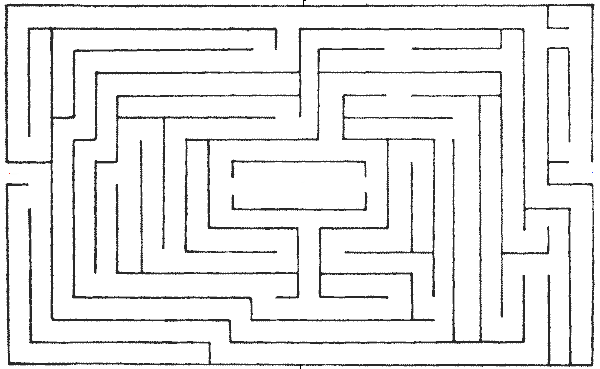
#> input picture photo.png, 600 x 369 px
$ python main.py photo.png out.png   (Python 2 division)
#> lines starting #> are read from the running program, lines starting #| are printed output that depends on the picture
import sys

from Queue import Queue
import Image

def define_start():
    for x in range(width):
        if iswhite(base_pixels[x, 0]):
            global start
            start = (x, 0)

def define_end():
    for x in range(width):
        if iswhite(base_pixels[x, height-1]):
            global end
            end = (x, height-1)

def iswhite(value):
    r, g, b = value
    return r > 250 and g > 250 and b > 250

def getadjacent(n):
    x,y = n
    adjacent = []
    if x - 1 >= 0 and iswhite(base_pixels[x-1, y]): adjacent.append((x - 1, y))
    if x + 1 < width and iswhite(base_pixels[x+1, y]): adjacent.append((x + 1, y))
    if y - 1 >= 0 and iswhite(base_pixels[x, y-1]): adjacent.append((x, y - 1))
    if y + 1 < height and iswhite(base_pixels[x, y+1]): adjacent.append((x, y + 1))

    return adjacent

def BFS(start, end, pixels):

    queue = Queue()
    queue.put([start]) # Wrapping the start tuple in a list
    passed.append(start)

    while not queue.empty():

        path = queue.get()
        pixel = path[-1]

        if pixel == end:
            return path

        for adjacent in getadjacent(pixel):
            x,y = adjacent

            if (x,y) not in passed:
                passed.append((x,y))
                #pixels[x,y] = (127,127,127) # see note
                new_path = list(path)
                new_path.append(adjacent)
                queue.put(new_path)

    print "Queue has been exhausted. No answer was found."


# invoke: python mazesolver.py <mazefile> <outputfile>[.jpg|.png|etc.]
base_img = Image.open(sys.argv[1])
#> base_img is the input picture: PIL image 600x369 RGB; mean R, G, B 236.4, 236.4, 236.4
base_pixels = base_img.load()
(width,height) = base_img.size
#> width = 600; height = 369
define_start()
define_end()
passed = []
path = BFS(start, end, base_pixels)
#> path = 369 pairs, first value 599 to 599, second value 0 to 368

path_img = Image.open(sys.argv[1])
path_pixels = path_img.load()

for position in path:
    x,y = position
    path_pixels[x,y] = (0,255,0) # green
#> this loop made 369 passes
#> position on passes 1 to 3: (599, 0), (599, 1), (599, 2)

path_img.save(sys.argv[2])
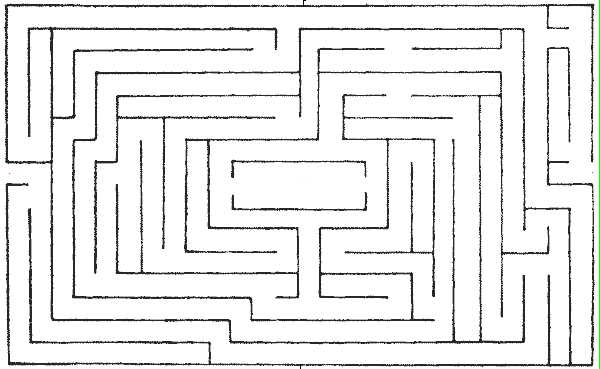
#> saved as out.png: PIL image 600x369 RGB; mean R, G, B 236, 236.4, 236
